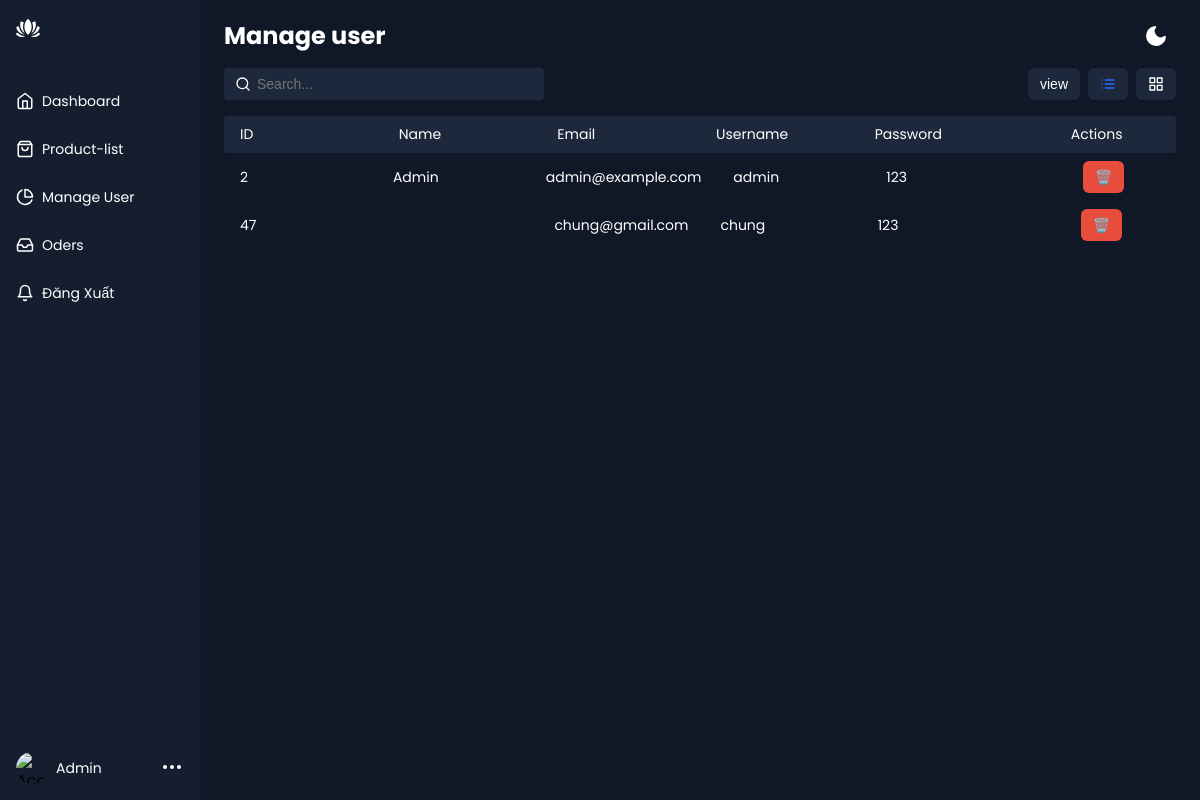
Page /?controller=userManage&action=index (signed in) on the committed database.
### tables this page shows
CREATE TABLE `user` (
  `id` int(11) NOT NULL,
  `name` varchar(255) DEFAULT NULL,
  `email` varchar(255) NOT NULL,
  `phone` varchar(20) DEFAULT NULL,
  `address` varchar(255) DEFAULT NULL,
  `username` varchar(255) NOT NULL,
  `password` varchar(255) NOT NULL,
  `account_status` varchar(50) DEFAULT NULL,
  `role_id` int(11) DEFAULT NULL,
  `created_at` datetime DEFAULT current_timestamp(),
  `updated_at` datetime DEFAULT current_timestamp() ON UPDATE current_timestamp(),
  `gender` enum('Male','Female','Other') DEFAULT 'Other',
  `remember_token` varchar(255) DEFAULT NULL
);

### controllers/managements/UserManageController.php (called while the page is built, shortened)
<?php
include_once('models/User.php');
class UserManageController extends BaseController
{
    public function index(): void
    {
        $users = User::getAllUsers();
        $this->render('index', ['users' => $users], 'admin');
    }
}

### routes.php (called while the page is built, shortened)
<?php
    $controller = new $controllerName;
    $controller->$action();

### index.php (called while the page is built, shortened)
<?php
require_once('models/User.php');
require_once('routes.php');

### models/User.php (called while the page is built, shortened)
<?php
    class user {
        public static function getAllUsers() {
        $db = DB::getInstance();
        $stmt = $db->prepare("SELECT * FROM user");
        $stmt->execute();
        return $stmt->fetchAll();
    }
}

### views/managements/user/index.php (the view, shortened to what this page needs)
<div class="app-content">
    <div class="app-content-header">
        <h1 class="app-content-headerText">Manage user</h1>
        <button class="mode-switch" title="Switch Theme">
            <svg
                class="moon"
                fill="none"
                stroke="currentColor"
                stroke-linecap="round"
                stroke-linejoin="round"
                stroke-width="2"
                width="24"
                height="24"
                viewBox="0 0 24 24"
            >
                <defs></defs>
                <path d="M21 12.79A9 9 0 1111.21 3 7 7 0 0021 12.79z"></path>
            </svg>
        </button>
    </div>
    <div class="app-content-actions">
        <input class="search-bar" placeholder="Search..." type="text" />
        <div class="app-content-actions-wrapper">
            <div class="filter-button-wrapper">
                <button class="action-button filter jsFilter">view</button>
            </div>
            <button class="action-button list active" title="List View">
            </button>
            <button class="action-button grid" title="Grid View">
            </button>
        </div>
    </div>
    <div class="products-area-wrapper tableView">
    <div class="products-header">
        <div class="product-cell image">ID</div>
        <div class="product-cell category">Name</div>
        <div class="product-cell status-cell">Email</div>
        <div class="product-cell sales">Username</div>
        <div class="product-cell stock">Password</div>
        <div class="product-cell price">Actions</div>
    </div>
    <?php foreach ($users as $user): ?>
    <div class="products-row">
        <div class="product-cell image">
            <span><?= $user['id']; ?></span>
        </div>
        <div class="product-cell category">
            <span class="cell-label">Name:</span><?= $user['name']; ?>
        </div>
        <div class="product-cell status-cell">
            <span class="cell-label">Email:</span><?= $user['email']; ?>
        </div>
        <div class="product-cell sales">
            <span class="cell-label">Username:</span><?= $user['username']; ?>
        </div>
        <div class="product-cell stock">
            <span class="cell-label">Password:</span><?= $user['password']; ?>
        </div>
        <div class="product-cell price">
    <form action="?controller=userManage&action=deleteUser&id=<?= $user['id']; ?>" method="POST" style="display:inline;">
        <button type="submit" class="action-button delete">🗑️</button>
    </form>
        </div>
    </div>
    <?php endforeach; ?>
</div>

### assets/css/style.css (style rules this page uses)
* { box-sizing: border-box; }
:root { --app-bg: #101827; --sidebar: rgba(21, 30, 47, 1); --sidebar-main-color: #fff; --table-border: #1a2131; --table-header: #1a2131; --app-content-main-color: #fff; --sidebar-link: #fff; --sidebar-active-link: #1d283c; --sidebar-hover-link: #1a2539; --action-color: #2869ff; --action-color-hover: #6291fd; --app-content-secondary-color: #1d283c; --filter-reset: #2c394f; --filter-shadow: rgba(16, 24, 39, 0.8) 0px 6px 12px -2px, rgba(0, 0, 0, 0.3) 0px 3px 7px -3px; }
body, html { margin: 0; padding: 0; height: 100%; width: 100%; }
body { overflow: hidden; font-family: "Poppins", sans-serif; background-color: var(--app-bg); -webkit-font-smoothing: antialiased; -moz-osx-font-smoothing: grayscale; }
.mode-switch { background-color: transparent; border: none; padding: 0; color: var(--app-content-main-color); display: flex; justify-content: center; align-items: center; margin-left: auto; margin-right: 8px; cursor: pointer; }
.mode-switch .moon { fill: var(--app-content-main-color); }
.app-content { padding: 16px; background-color: var(--app-bg); height: 100%; flex: 1; max-height: 100%; display: flex; flex-direction: column; overflow-y: auto; height: 100vh; }
.app-content-header { display: flex; align-items: center; justify-content: space-between; padding: 0 4px; }
.app-content-headerText { color: var(--app-content-main-color); font-size: 24px; line-height: 32px; margin: 0; }
.app-content-actions { display: flex; justify-content: space-between; align-items: center; padding: 16px 4px; }
.app-content-actions-wrapper { display: flex; align-items: center; margin-left: auto; }
.search-bar { background-color: var(--app-content-secondary-color); border: 1px solid var(--app-content-secondary-color); color: var(--app-content-main-color); font-size: 14px; line-height: 24px; border-radius: 4px; padding: 0px 10px 0px 32px; height: 32px; background-size: 16px; background-repeat: no-repeat; background-position: left 10px center; width: 100%; max-width: 320px; transition: 0.2s; }
.search-bar:placeholder { color: var(--app-content-main-color); }
.action-button { border-radius: 4px; height: 32px; background-color: var(--app-content-secondary-color); border: 1px solid var(--app-content-secondary-color); display: flex; align-items: center; color: var(--app-content-main-color); font-size: 14px; margin-left: 8px; cursor: pointer; }
.action-button:focus, .action-button.active { outline: none; color: var(--action-color); border-color: var(--action-color); }
.filter-button-wrapper { position: relative; }
.products-area-wrapper { width: 100%; max-height: 100%; overflow: auto; padding: 0 4px; }
.tableView .products-header { display: flex; align-items: center; border-radius: 4px; background-color: var(--app-content-secondary-color); position: sticky; top: 0; }
.tableView .products-row { display: flex; align-items: center; border-radius: 4px; }
.tableView .product-cell { flex: 1; padding: 8px 16px; color: var(--app-content-main-color); font-size: 14px; display: flex; align-items: center; }
.product-cell.price { display: flex; gap: 8px; align-items: center; justify-content: center; }
.action-button { padding: 6px 12px; border: none; border-radius: 6px; font-size: 14px; cursor: pointer; transition: background-color 0.2s ease; color: #fff; }
.action-button.delete { background-color: #e74c3c; }
.app-content { flex: 1; max-height: 100vh; overflow-y: auto; padding: 20px; }

### rows in the picture
user: id "2", name "Admin", email "admin@example.com", username "admin", password "123"
user: id "47", email "chung@gmail.com", username "chung", password "123"
